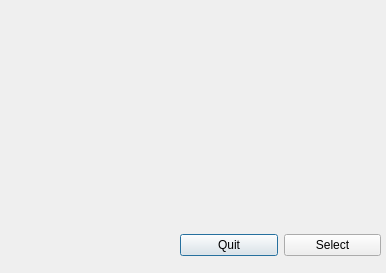
<?xml version="1.0" encoding="UTF-8"?>
<ui version="4.0">
 <class>ZCollectionList</class>
 <widget class="QDialog" name="ZCollectionList">
  <property name="geometry">
   <rect>
    <x>0</x>
    <y>0</y>
    <width>386</width>
    <height>273</height>
   </rect>
  </property>
  <property name="windowTitle">
   <string>Dialog</string>
  </property>
  <widget class="QWidget" name="MainWDg" native="true">
   <property name="geometry">
    <rect>
     <x>10</x>
     <y>10</y>
     <width>371</width>
     <height>201</height>
    </rect>
   </property>
  </widget>
  <widget class="QWidget" name="horizontalLayoutWidget">
   <property name="geometry">
    <rect>
     <x>180</x>
     <y>220</y>
     <width>201</width>
     <height>51</height>
    </rect>
   </property>
   <layout class="QHBoxLayout" name="horizontalLayout">
    <item>
     <widget class="QPushButton" name="QuitBTn">
      <property name="text">
       <string>Quit</string>
      </property>
     </widget>
    </item>
    <item>
     <widget class="QPushButton" name="IKBTn">
      <property name="text">
       <string>Select</string>
      </property>
     </widget>
    </item>
   </layout>
  </widget>
 </widget>
 <resources/>
 <connections/>
</ui>
